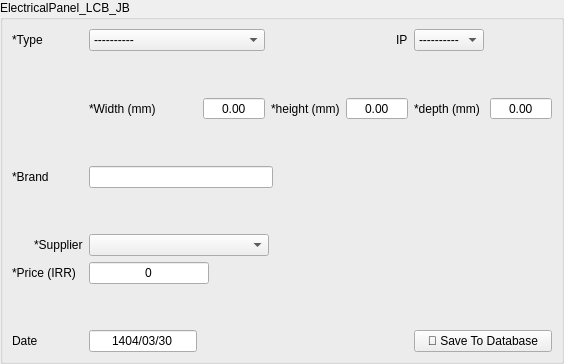
      <widget class="QWidget" name="electrical_panels">
       <layout class="QGridLayout" name="gridLayout_7">
        <property name="leftMargin">
         <number>0</number>
        </property>
        <property name="topMargin">
         <number>0</number>
        </property>
        <property name="rightMargin">
         <number>0</number>
        </property>
        <property name="bottomMargin">
         <number>0</number>
        </property>
        <item row="0" column="0">
         <widget class="QGroupBox" name="groupBox_11">
          <property name="title">
           <string>ElectricalPanel_LCB_JB</string>
          </property>
          <layout class="QGridLayout" name="gridLayout_21">
           <item row="8" column="0">
            <widget class="QPushButton" name="electrical_panel_add_supplier_btn">
             <property name="maximumSize">
              <size>
               <width>16</width>
               <height>16</height>
              </size>
             </property>
             <property name="styleSheet">
              <string notr="true">QPushButton {
    background-color: rgba(0, 0, 0, 0); /* Fully transparent background */
    border: none;                      /* Optional: remove the border */
}
QPushButton:hover {
	color: #d3dae3;
	padding: 2px;
	background-color: #F77F00;
}

QPushButton:pressed {
	color: #d3dae3;
	padding: 2px;
	background-color: #F77F00;
}
QPushButton:pressed {
	color: #d3dae3;
	padding: 2px;
	background-color: #2c2f2f;
}</string>
             </property>
             <property name="text">
              <string/>
             </property>
             <property name="icon">
              <iconset>
               <normaloff>../../assets/plus.png</normaloff>../../assets/plus.png</iconset>
             </property>
            </widget>
           </item>
           <item row="10" column="0" colspan="2">
            <widget class="QLabel" name="label_75">
             <property name="maximumSize">
              <size>
               <width>73</width>
               <height>16777215</height>
              </size>
             </property>
             <property name="text">
              <string>*Price (IRR)</string>
             </property>
            </widget>
           </item>
           <item row="1" column="0" colspan="2">
            <widget class="QLabel" name="label_69">
             <property name="maximumSize">
              <size>
               <width>73</width>
               <height>16777215</height>
              </size>
             </property>
             <property name="text">
              <string>*Type</string>
             </property>
            </widget>
           </item>
           <item row="10" column="5" colspan="6">
            <widget class="QLineEdit" name="electrical_panel_price_date">
             <property name="maximumSize">
              <size>
               <width>120</width>
               <height>16777215</height>
              </size>
             </property>
             <property name="text">
              <string>0</string>
             </property>
             <property name="alignment">
              <set>Qt::AlignCenter</set>
             </property>
            </widget>
           </item>
           <item row="3" column="7">
            <widget class="QLabel" name="general_spec_label_4">
             <property name="text">
              <string>*height (mm)</string>
             </property>
            </widget>
           </item>
           <item row="3" column="5">
            <widget class="QLabel" name="general_spec_label_3">
             <property name="text">
              <string>*Width (mm)</string>
             </property>
            </widget>
           </item>
           <item row="3" column="8">
            <widget class="QDoubleSpinBox" name="electrical_panel_height">
             <property name="minimumSize">
              <size>
               <width>62</width>
               <height>0</height>
              </size>
             </property>
             <property name="maximumSize">
              <size>
               <width>100</width>
               <height>16777215</height>
              </size>
             </property>
             <property name="alignment">
              <set>Qt::AlignCenter</set>
             </property>
             <property name="buttonSymbols">
              <enum>QAbstractSpinBox::NoButtons</enum>
             </property>
             <property name="maximum">
              <double>9999.000000000000000</double>
             </property>
            </widget>
           </item>
           <item row="8" column="1">
            <widget class="QLabel" name="label_70">
             <property name="maximumSize">
              <size>
               <width>51</width>
               <height>16777215</height>
              </size>
             </property>
             <property name="text">
              <string>*Supplier</string>
             </property>
            </widget>
           </item>
           <item row="7" column="5">
            <spacer name="verticalSpacer_29">
             <property name="orientation">
              <enum>Qt::Vertical</enum>
             </property>
             <property name="sizeType">
              <enum>QSizePolicy::Minimum</enum>
             </property>
             <property name="sizeHint" stdset="0">
              <size>
               <width>20</width>
               <height>40</height>
              </size>
             </property>
            </spacer>
           </item>
           <item row="1" column="5" colspan="2">
            <widget class="QComboBox" name="electrical_panel_type">
             <property name="maximumSize">
              <size>
               <width>16777215</width>
               <height>16777215</height>
              </size>
             </property>
             <item>
              <property name="text">
               <string>----------</string>
              </property>
             </item>
             <item>
              <property name="text">
               <string>Electrical Panel</string>
              </property>
             </item>
             <item>
              <property name="text">
               <string>Junction Box</string>
              </property>
             </item>
             <item>
              <property name="text">
               <string>Local Box</string>
              </property>
             </item>
            </widget>
           </item>
           <item row="5" column="0" colspan="2">
            <widget class="QLabel" name="label_76">
             <property name="maximumSize">
              <size>
               <width>73</width>
               <height>16777215</height>
              </size>
             </property>
             <property name="text">
              <string>*Brand</string>
             </property>
            </widget>
           </item>
           <item row="11" column="6">
            <spacer name="verticalSpacer_28">
             <property name="orientation">
              <enum>Qt::Vertical</enum>
             </property>
             <property name="sizeHint" stdset="0">
              <size>
               <width>20</width>
               <height>40</height>
              </size>
             </property>
            </spacer>
           </item>
           <item row="3" column="10">
            <widget class="QDoubleSpinBox" name="electrical_panel_depth">
             <property name="minimumSize">
              <size>
               <width>62</width>
               <height>0</height>
              </size>
             </property>
             <property name="maximumSize">
              <size>
               <width>100</width>
               <height>16777215</height>
              </size>
             </property>
             <property name="alignment">
              <set>Qt::AlignCenter</set>
             </property>
             <property name="buttonSymbols">
              <enum>QAbstractSpinBox::NoButtons</enum>
             </property>
             <property name="maximum">
              <double>9999.000000000000000</double>
             </property>
            </widget>
           </item>
           <item row="3" column="9">
            <widget class="QLabel" name="general_spec_label_5">
             <property name="text">
              <string>*depth (mm)</string>
             </property>
            </widget>
           </item>
           <item row="1" column="8" alignment="Qt::AlignRight">
            <widget class="QLabel" name="label_77">
             <property name="maximumSize">
              <size>
               <width>73</width>
               <height>16777215</height>
              </size>
             </property>
             <property name="text">
              <string>IP</string>
             </property>
            </widget>
           </item>
           <item row="8" column="5" colspan="6">
            <widget class="QComboBox" name="electrical_panel_supplier">
             <property name="maximumSize">
              <size>
               <width>180</width>
               <height>16777215</height>
              </size>
             </property>
            </widget>
           </item>
           <item row="1" column="9">
            <widget class="QComboBox" name="electrical_panel_ip_rating">
             <property name="maximumSize">
              <size>
               <width>16777215</width>
               <height>16777215</height>
              </size>
             </property>
             <item>
              <property name="text">
               <string>----------</string>
              </property>
             </item>
             <item>
              <property name="text">
               <string>IP20</string>
              </property>
             </item>
             <item>
              <property name="text">
               <string>IP31</string>
              </property>
             </item>
             <item>
              <property name="text">
               <string>IP44</string>
              </property>
             </item>
             <item>
              <property name="text">
               <string>IP54</string>
              </property>
             </item>
             <item>
              <property name="text">
               <string>IP55</string>
              </property>
             </item>
             <item>
              <property name="text">
               <string>IP65</string>
              </property>
             </item>
             <item>
              <property name="text">
               <string>IP66</string>
              </property>
             </item>
             <item>
              <property name="text">
               <string>IP67</string>
              </property>
             </item>
             <item>
              <property name="text">
               <string>IP68</string>
              </property>
             </item>
            </widget>
           </item>
           <item row="4" column="5">
            <spacer name="verticalSpacer_31">
             <property name="orientation">
              <enum>Qt::Vertical</enum>
             </property>
             <property name="sizeType">
              <enum>QSizePolicy::Minimum</enum>
             </property>
             <property name="sizeHint" stdset="0">
              <size>
               <width>20</width>
               <height>40</height>
              </size>
             </property>
            </spacer>
           </item>
           <item row="2" column="5">
            <spacer name="verticalSpacer_32">
             <property name="orientation">
              <enum>Qt::Vertical</enum>
             </property>
             <property name="sizeType">
              <enum>QSizePolicy::Minimum</enum>
             </property>
             <property name="sizeHint" stdset="0">
              <size>
               <width>20</width>
               <height>40</height>
              </size>
             </property>
            </spacer>
           </item>
           <item row="3" column="6">
            <widget class="QDoubleSpinBox" name="electrical_panel_width">
             <property name="minimumSize">
              <size>
               <width>62</width>
               <height>0</height>
              </size>
             </property>
             <property name="maximumSize">
              <size>
               <width>100</width>
               <height>16777215</height>
              </size>
             </property>
             <property name="alignment">
              <set>Qt::AlignCenter</set>
             </property>
             <property name="buttonSymbols">
              <enum>QAbstractSpinBox::NoButtons</enum>
             </property>
             <property name="maximum">
              <double>9999.000000000000000</double>
             </property>
            </widget>
           </item>
           <item row="5" column="5" colspan="3">
            <widget class="QLineEdit" name="electrical_panel_brand">
             <property name="minimumSize">
              <size>
               <width>150</width>
               <height>0</height>
              </size>
             </property>
             <property name="maximumSize">
              <size>
               <width>184</width>
               <height>16777215</height>
              </size>
             </property>
            </widget>
           </item>
           <item row="12" column="0" colspan="2">
            <widget class="QLabel" name="label_78">
             <property name="maximumSize">
              <size>
               <width>73</width>
               <height>16777215</height>
              </size>
             </property>
             <property name="text">
              <string>Date</string>
             </property>
            </widget>
           </item>
           <item row="12" column="9" colspan="2">
            <widget class="QPushButton" name="electrical_panel_save_btn">
             <property name="maximumSize">
              <size>
               <width>150</width>
               <height>16777215</height>
              </size>
             </property>
             <property name="text">
              <string>💾 Save To Database</string>
             </property>
            </widget>
           </item>
           <item row="12" column="5">
            <widget class="QLineEdit" name="electrical_electrical_date">
             <property name="maximumSize">
              <size>
               <width>120</width>
               <height>16777215</height>
              </size>
             </property>
             <property name="text">
              <string>1404/03/30</string>
             </property>
             <property name="alignment">
              <set>Qt::AlignCenter</set>
             </property>
            </widget>
           </item>
          </layout>
         </widget>
        </item>
       </layout>
      </widget>
